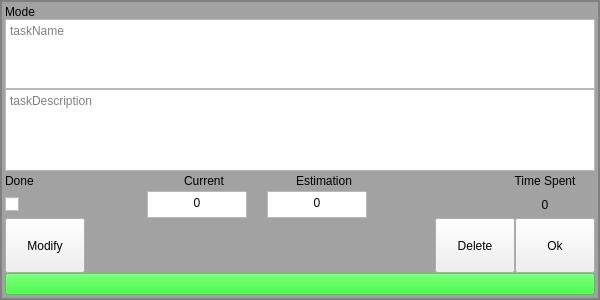
<?xml version="1.0" encoding="UTF-8"?>
<ui version="4.0">
 <class>taskQT</class>
 <widget class="QWidget" name="taskQT">
  <property name="geometry">
   <rect>
    <x>0</x>
    <y>0</y>
    <width>600</width>
    <height>300</height>
   </rect>
  </property>
  <property name="sizePolicy">
   <sizepolicy hsizetype="Expanding" vsizetype="Expanding">
    <horstretch>0</horstretch>
    <verstretch>0</verstretch>
   </sizepolicy>
  </property>
  <property name="maximumSize">
   <size>
    <width>10000</width>
    <height>10000</height>
   </size>
  </property>
  <property name="windowTitle">
   <string>Form</string>
  </property>
  <property name="styleSheet">
   <string notr="true">#taskQT
{
background-color: rgb(162, 162, 162);
	border-style: solid;
	border-color: gray;
	border-width:2px;
}</string>
  </property>
  <layout class="QVBoxLayout" name="verticalLayout" stretch="0,1,3,0,1,2,0">
   <property name="spacing">
    <number>0</number>
   </property>
   <property name="leftMargin">
    <number>5</number>
   </property>
   <property name="topMargin">
    <number>5</number>
   </property>
   <property name="rightMargin">
    <number>5</number>
   </property>
   <property name="bottomMargin">
    <number>5</number>
   </property>
   <item>
    <widget class="QLabel" name="modeLabel">
     <property name="text">
      <string>Mode</string>
     </property>
    </widget>
   </item>
   <item>
    <widget class="QTextEdit" name="taskName">
     <property name="placeholderText">
      <string>taskName</string>
     </property>
    </widget>
   </item>
   <item>
    <widget class="QTextEdit" name="taskDescription">
     <property name="sizeIncrement">
      <size>
       <width>0</width>
       <height>0</height>
      </size>
     </property>
     <property name="baseSize">
      <size>
       <width>0</width>
       <height>0</height>
      </size>
     </property>
     <property name="frameShadow">
      <enum>QFrame::Sunken</enum>
     </property>
     <property name="placeholderText">
      <string>taskDescription</string>
     </property>
    </widget>
   </item>
   <item>
    <layout class="QHBoxLayout" name="horizontalLayout_3" stretch="0,0,0,0,0,0">
     <property name="spacing">
      <number>20</number>
     </property>
     <property name="leftMargin">
      <number>0</number>
     </property>
     <property name="topMargin">
      <number>0</number>
     </property>
     <property name="rightMargin">
      <number>0</number>
     </property>
     <property name="bottomMargin">
      <number>0</number>
     </property>
     <item>
      <widget class="QLabel" name="isDoneLabel">
       <property name="text">
        <string>Done</string>
       </property>
      </widget>
     </item>
     <item>
      <spacer name="horizontalSpacer_4">
       <property name="orientation">
        <enum>Qt::Horizontal</enum>
       </property>
       <property name="sizeHint" stdset="0">
        <size>
         <width>40</width>
         <height>20</height>
        </size>
       </property>
      </spacer>
     </item>
     <item>
      <widget class="QLabel" name="currentInfo">
       <property name="sizePolicy">
        <sizepolicy hsizetype="Expanding" vsizetype="Expanding">
         <horstretch>0</horstretch>
         <verstretch>0</verstretch>
        </sizepolicy>
       </property>
       <property name="minimumSize">
        <size>
         <width>50</width>
         <height>20</height>
        </size>
       </property>
       <property name="maximumSize">
        <size>
         <width>100</width>
         <height>40</height>
        </size>
       </property>
       <property name="text">
        <string>Current</string>
       </property>
       <property name="alignment">
        <set>Qt::AlignCenter</set>
       </property>
      </widget>
     </item>
     <item>
      <widget class="QLabel" name="toDoInfo">
       <property name="sizePolicy">
        <sizepolicy hsizetype="Expanding" vsizetype="Expanding">
         <horstretch>0</horstretch>
         <verstretch>0</verstretch>
        </sizepolicy>
       </property>
       <property name="minimumSize">
        <size>
         <width>50</width>
         <height>20</height>
        </size>
       </property>
       <property name="maximumSize">
        <size>
         <width>100</width>
         <height>40</height>
        </size>
       </property>
       <property name="text">
        <string>Estimation</string>
       </property>
       <property name="alignment">
        <set>Qt::AlignCenter</set>
       </property>
      </widget>
     </item>
     <item>
      <spacer name="horizontalSpacer_5">
       <property name="orientation">
        <enum>Qt::Horizontal</enum>
       </property>
       <property name="sizeHint" stdset="0">
        <size>
         <width>40</width>
         <height>20</height>
        </size>
       </property>
      </spacer>
     </item>
     <item>
      <widget class="QLabel" name="timeSpendInfo">
       <property name="sizePolicy">
        <sizepolicy hsizetype="Expanding" vsizetype="Expanding">
         <horstretch>0</horstretch>
         <verstretch>0</verstretch>
        </sizepolicy>
       </property>
       <property name="minimumSize">
        <size>
         <width>50</width>
         <height>20</height>
        </size>
       </property>
       <property name="maximumSize">
        <size>
         <width>100</width>
         <height>40</height>
        </size>
       </property>
       <property name="text">
        <string>Time Spent</string>
       </property>
       <property name="alignment">
        <set>Qt::AlignCenter</set>
       </property>
      </widget>
     </item>
    </layout>
   </item>
   <item>
    <layout class="QHBoxLayout" name="horizontalLayout" stretch="0,0,0,0,0,0">
     <property name="spacing">
      <number>20</number>
     </property>
     <property name="leftMargin">
      <number>0</number>
     </property>
     <property name="topMargin">
      <number>0</number>
     </property>
     <property name="rightMargin">
      <number>0</number>
     </property>
     <property name="bottomMargin">
      <number>0</number>
     </property>
     <item>
      <widget class="QCheckBox" name="isDoneCheckBox">
       <property name="text">
        <string/>
       </property>
      </widget>
     </item>
     <item>
      <spacer name="horizontalSpacer">
       <property name="orientation">
        <enum>Qt::Horizontal</enum>
       </property>
       <property name="sizeHint" stdset="0">
        <size>
         <width>40</width>
         <height>20</height>
        </size>
       </property>
      </spacer>
     </item>
     <item>
      <widget class="QTextEdit" name="taskCurrent">
       <property name="sizePolicy">
        <sizepolicy hsizetype="Expanding" vsizetype="Expanding">
         <horstretch>0</horstretch>
         <verstretch>0</verstretch>
        </sizepolicy>
       </property>
       <property name="minimumSize">
        <size>
         <width>50</width>
         <height>20</height>
        </size>
       </property>
       <property name="maximumSize">
        <size>
         <width>100</width>
         <height>40</height>
        </size>
       </property>
       <property name="layoutDirection">
        <enum>Qt::LeftToRight</enum>
       </property>
       <property name="frameShape">
        <enum>QFrame::StyledPanel</enum>
       </property>
       <property name="verticalScrollBarPolicy">
        <enum>Qt::ScrollBarAlwaysOff</enum>
       </property>
       <property name="horizontalScrollBarPolicy">
        <enum>Qt::ScrollBarAlwaysOff</enum>
       </property>
       <property name="tabChangesFocus">
        <bool>false</bool>
       </property>
       <property name="lineWrapMode">
        <enum>QTextEdit::WidgetWidth</enum>
       </property>
       <property name="html">
        <string>&lt;!DOCTYPE HTML PUBLIC &quot;-//W3C//DTD HTML 4.0//EN&quot; &quot;http://www.w3.org/TR/REC-html40/strict.dtd&quot;&gt;
&lt;html&gt;&lt;head&gt;&lt;meta name=&quot;qrichtext&quot; content=&quot;1&quot; /&gt;&lt;meta charset=&quot;utf-8&quot; /&gt;&lt;style type=&quot;text/css&quot;&gt;
p, li { white-space: pre-wrap; }
hr { height: 1px; border-width: 0; }
li.unchecked::marker { content: &quot;\2610&quot;; }
li.checked::marker { content: &quot;\2612&quot;; }
&lt;/style&gt;&lt;/head&gt;&lt;body style=&quot; font-family:'Segoe UI'; font-size:9pt; font-weight:400; font-style:normal;&quot;&gt;
&lt;p align=&quot;center&quot; style=&quot; margin-top:0px; margin-bottom:0px; margin-left:0px; margin-right:0px; -qt-block-indent:0; text-indent:0px;&quot;&gt;0&lt;/p&gt;&lt;/body&gt;&lt;/html&gt;</string>
       </property>
       <property name="placeholderText">
        <string>0</string>
       </property>
      </widget>
     </item>
     <item>
      <widget class="QTextEdit" name="taskEstimate">
       <property name="minimumSize">
        <size>
         <width>50</width>
         <height>20</height>
        </size>
       </property>
       <property name="maximumSize">
        <size>
         <width>100</width>
         <height>40</height>
        </size>
       </property>
       <property name="verticalScrollBarPolicy">
        <enum>Qt::ScrollBarAlwaysOff</enum>
       </property>
       <property name="horizontalScrollBarPolicy">
        <enum>Qt::ScrollBarAlwaysOff</enum>
       </property>
       <property name="html">
        <string>&lt;!DOCTYPE HTML PUBLIC &quot;-//W3C//DTD HTML 4.0//EN&quot; &quot;http://www.w3.org/TR/REC-html40/strict.dtd&quot;&gt;
&lt;html&gt;&lt;head&gt;&lt;meta name=&quot;qrichtext&quot; content=&quot;1&quot; /&gt;&lt;meta charset=&quot;utf-8&quot; /&gt;&lt;style type=&quot;text/css&quot;&gt;
p, li { white-space: pre-wrap; }
hr { height: 1px; border-width: 0; }
li.unchecked::marker { content: &quot;\2610&quot;; }
li.checked::marker { content: &quot;\2612&quot;; }
&lt;/style&gt;&lt;/head&gt;&lt;body style=&quot; font-family:'Segoe UI'; font-size:9pt; font-weight:400; font-style:normal;&quot;&gt;
&lt;p align=&quot;center&quot; style=&quot; margin-top:0px; margin-bottom:0px; margin-left:0px; margin-right:0px; -qt-block-indent:0; text-indent:0px;&quot;&gt;0&lt;/p&gt;&lt;/body&gt;&lt;/html&gt;</string>
       </property>
       <property name="placeholderText">
        <string>0</string>
       </property>
      </widget>
     </item>
     <item>
      <spacer name="horizontalSpacer_2">
       <property name="orientation">
        <enum>Qt::Horizontal</enum>
       </property>
       <property name="sizeHint" stdset="0">
        <size>
         <width>40</width>
         <height>20</height>
        </size>
       </property>
      </spacer>
     </item>
     <item>
      <widget class="QLabel" name="timeSpentOnTask">
       <property name="sizePolicy">
        <sizepolicy hsizetype="Expanding" vsizetype="Expanding">
         <horstretch>0</horstretch>
         <verstretch>0</verstretch>
        </sizepolicy>
       </property>
       <property name="minimumSize">
        <size>
         <width>50</width>
         <height>20</height>
        </size>
       </property>
       <property name="maximumSize">
        <size>
         <width>100</width>
         <height>40</height>
        </size>
       </property>
       <property name="text">
        <string>0</string>
       </property>
       <property name="alignment">
        <set>Qt::AlignCenter</set>
       </property>
      </widget>
     </item>
    </layout>
   </item>
   <item>
    <layout class="QHBoxLayout" name="horizontalLayout_2">
     <item>
      <widget class="QPushButton" name="modifyBtn">
       <property name="sizePolicy">
        <sizepolicy hsizetype="Preferred" vsizetype="Fixed">
         <horstretch>0</horstretch>
         <verstretch>0</verstretch>
        </sizepolicy>
       </property>
       <property name="maximumSize">
        <size>
         <width>200</width>
         <height>100</height>
        </size>
       </property>
       <property name="text">
        <string>Modify</string>
       </property>
      </widget>
     </item>
     <item>
      <spacer name="settingsSpace1">
       <property name="orientation">
        <enum>Qt::Horizontal</enum>
       </property>
       <property name="sizeHint" stdset="0">
        <size>
         <width>40</width>
         <height>20</height>
        </size>
       </property>
      </spacer>
     </item>
     <item>
      <widget class="QPushButton" name="delBtn">
       <property name="sizePolicy">
        <sizepolicy hsizetype="Preferred" vsizetype="Fixed">
         <horstretch>0</horstretch>
         <verstretch>0</verstretch>
        </sizepolicy>
       </property>
       <property name="maximumSize">
        <size>
         <width>200</width>
         <height>100</height>
        </size>
       </property>
       <property name="text">
        <string>Delete</string>
       </property>
      </widget>
     </item>
     <item>
      <widget class="QPushButton" name="okBtn">
       <property name="sizePolicy">
        <sizepolicy hsizetype="Preferred" vsizetype="Fixed">
         <horstretch>0</horstretch>
         <verstretch>0</verstretch>
        </sizepolicy>
       </property>
       <property name="maximumSize">
        <size>
         <width>200</width>
         <height>100</height>
        </size>
       </property>
       <property name="layoutDirection">
        <enum>Qt::LeftToRight</enum>
       </property>
       <property name="autoFillBackground">
        <bool>false</bool>
       </property>
       <property name="text">
        <string>Ok</string>
       </property>
      </widget>
     </item>
    </layout>
   </item>
   <item>
    <widget class="QPushButton" name="activeBtn">
     <property name="enabled">
      <bool>true</bool>
     </property>
     <property name="sizePolicy">
      <sizepolicy hsizetype="Expanding" vsizetype="Expanding">
       <horstretch>0</horstretch>
       <verstretch>0</verstretch>
      </sizepolicy>
     </property>
     <property name="minimumSize">
      <size>
       <width>0</width>
       <height>0</height>
      </size>
     </property>
     <property name="maximumSize">
      <size>
       <width>16777215</width>
       <height>16777215</height>
      </size>
     </property>
     <property name="styleSheet">
      <string notr="true">#activeBtn
{
	background-color:rgba(0, 255, 0, 96)
}</string>
     </property>
     <property name="text">
      <string/>
     </property>
    </widget>
   </item>
  </layout>
 </widget>
 <resources/>
 <connections/>
</ui>
